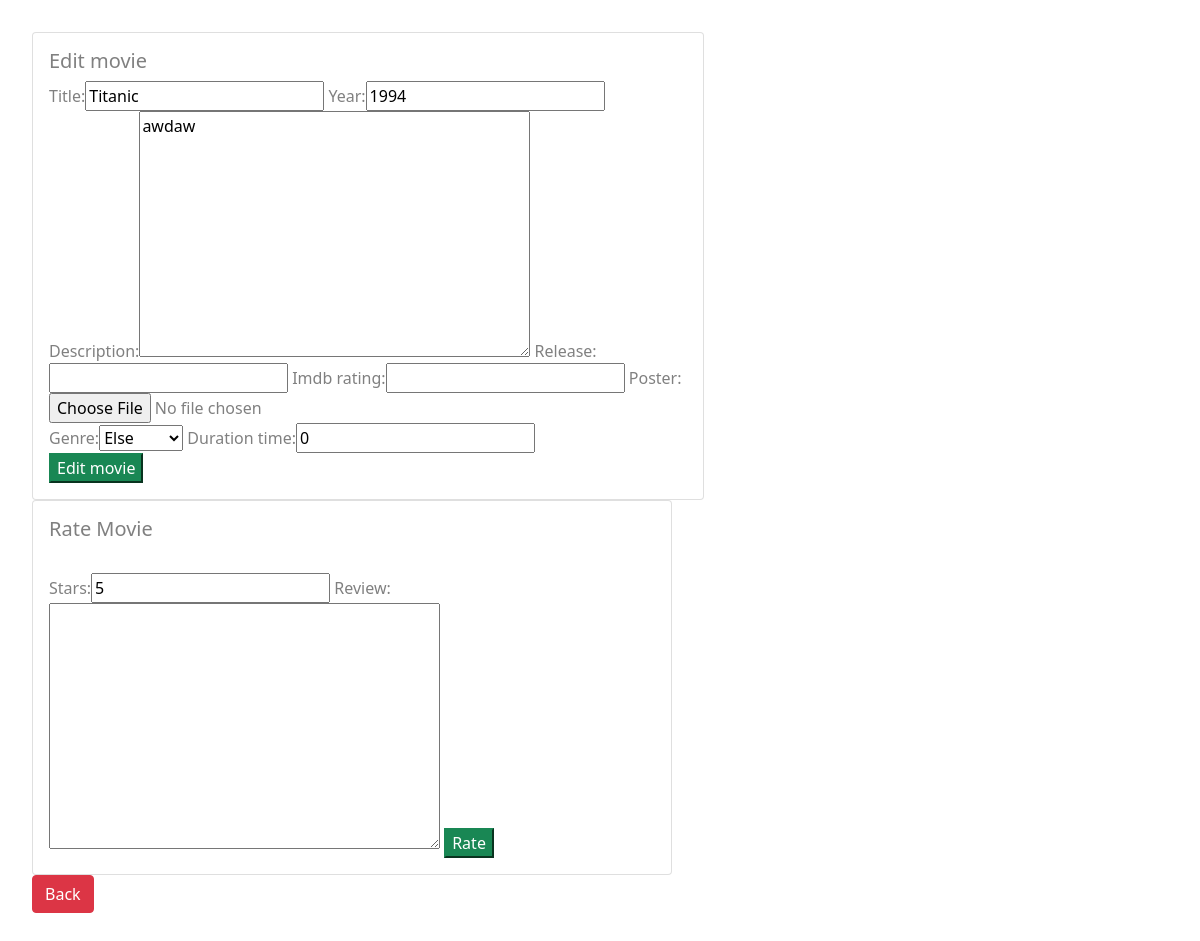
Screenshot of /films/edit/2/ (signed in) with the database file from the repository.
### appImdbTutorial/models.py (models this page shows, shortened)
class Film(models.Model) :
    title = models.CharField(max_length=64, blank=False, unique=True) #Text
    year = models.PositiveSmallIntegerField(default=2000)
    description = models.TextField(default='')
    release = models.DateField(null=True, blank=True)
    imdb_rating = models.DecimalField(max_digits=4, decimal_places=2, null=True, blank=True)
    poster = models.ImageField(upload_to='posters', null=True, blank=True)
    additional_info = models.OneToOneField(AdditionalInfo, on_delete=models.CASCADE, null=True, blank=True)

### appImdbTutorial/views.py (the view)
# urls.py: path('edit/<int:id>/', edit_movie, name='edit_movie'),
@login_required
def edit_movie(request, id) :
    if_new = False
    movie = get_object_or_404(Film, pk=id) # no primary key in our model
    reviews = Rating.objects.filter(film=movie)
    actors = movie.actors.all() #actors is related name =
    try :
        info = AdditionalInfo.objects.get(film = movie.id) # If no value is added in the models.py the dault will be lower casae name of the model
    except AdditionalInfo.DoesNotExist :
        info = None
    form_film = FilmForm(request.POST or None, request.FILES or None, instance=movie)
    form_info = AdditionalInfoForm(request.POST or None, instance=info)
    form_rati = RatingForm(request.POST or None)
    if request.method == 'POST' :
        if 'stars' in request.POST :
            rating_to_save = form_rati.save(commit=False)
            rating_to_save.film = movie
            rating_to_save.save()
    if all( (form_film.is_valid(), form_info.is_valid()) ) :
        film = form_film.save(commit=False)
        extra = form_info.save()
        film.additional_info = extra
        film.save()
        return redirect(all_movies)
    return render(request, 'movie_form.html', {'form': form_film, 'form_info': form_info, 'rating': form_rati, 'reviews': reviews, 'isNew': if_new})

### appImdbTutorial/forms.py
class FilmForm(ModelForm) :
    class Meta:
        model = Film
        fields = ['title', 'year', 'description', 'release', 'imdb_rating', 'poster']

class AdditionalInfoForm(ModelForm) :
    class Meta:
        model = AdditionalInfo
        fields = ['genre', 'duration_time']

### templates/movie_form.html (shortened to what this page needs)
<!DOCTYPE html>
{% extends 'main.html' %}
{% load bootstrap %}
{% block page %}
    <div class="card" style="width: 42rem; float: left; margin-right: 1rem;">
        <div class="card-body">
            {% if isNew %}
                <h5 class="card-title">Add movie</h5>
            {% else %}
                <h5 class="card-title">Edit movie</h5>
            {% endif %}
            <form method="POST" enctype="multipart/form-data">
                {{ form|bootstrap }}
                <br>
                {{ form_info|bootstrap }}
                <br>
                    {% if isNew %}
                        <button type="submit" class="btn-success">Add movie</button>
                    {% else %}
                        <button type="submit" class="btn-success">Edit movie</button>
                    {% endif %}
            </form>
        </div>
    </div>
    <div class="card" style="width: 40rem;">
        <div class="card-body">
            <h5 class="card-title">Rate Movie</h5>
            <form method="POST" enctype="multipart/form-data">
                <br>
                {{ rating|bootstrap }}
                    <button type="submit" class="btn-success">Rate</button>
            </form>
        </div>
    </div>
    <a href="{% url 'all_movies' %}"> <button type="submit" class="btn btn-danger">Back</button> </a>
{% endblock %}

### appImdbTutorial/static/new.css (style rules this page uses)
body { padding: 2rem; color:gray; }
.card { width: 36rem; }

### rows the page displays
Film: title "Titanic", year "1994", description "awdaw"
